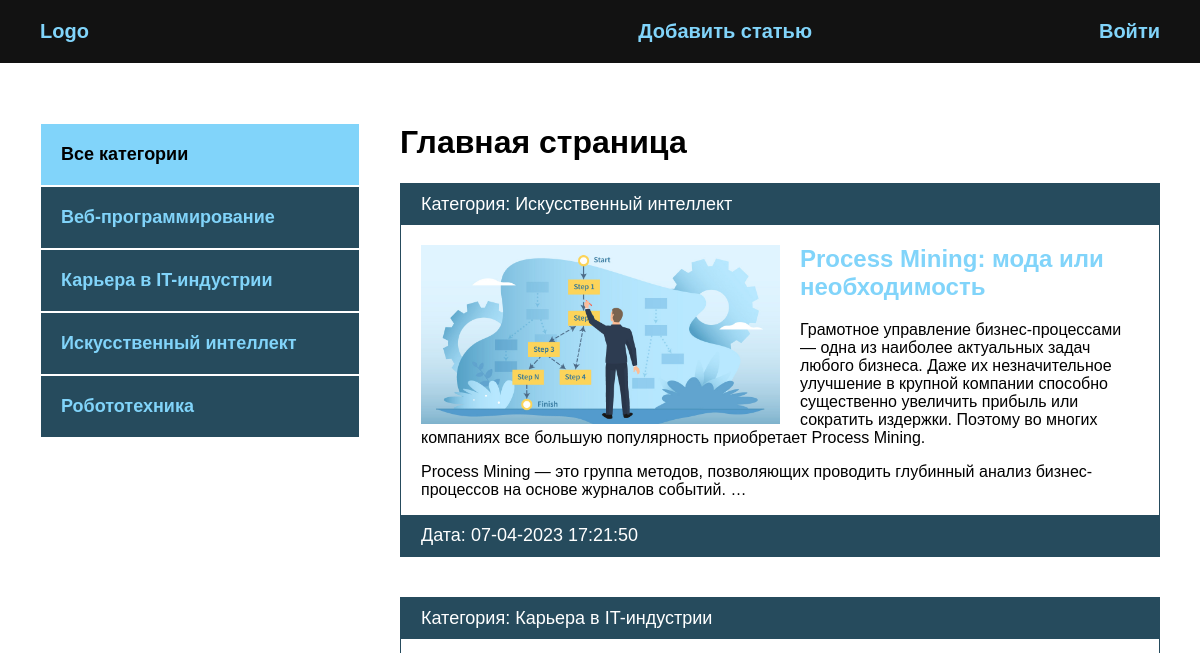
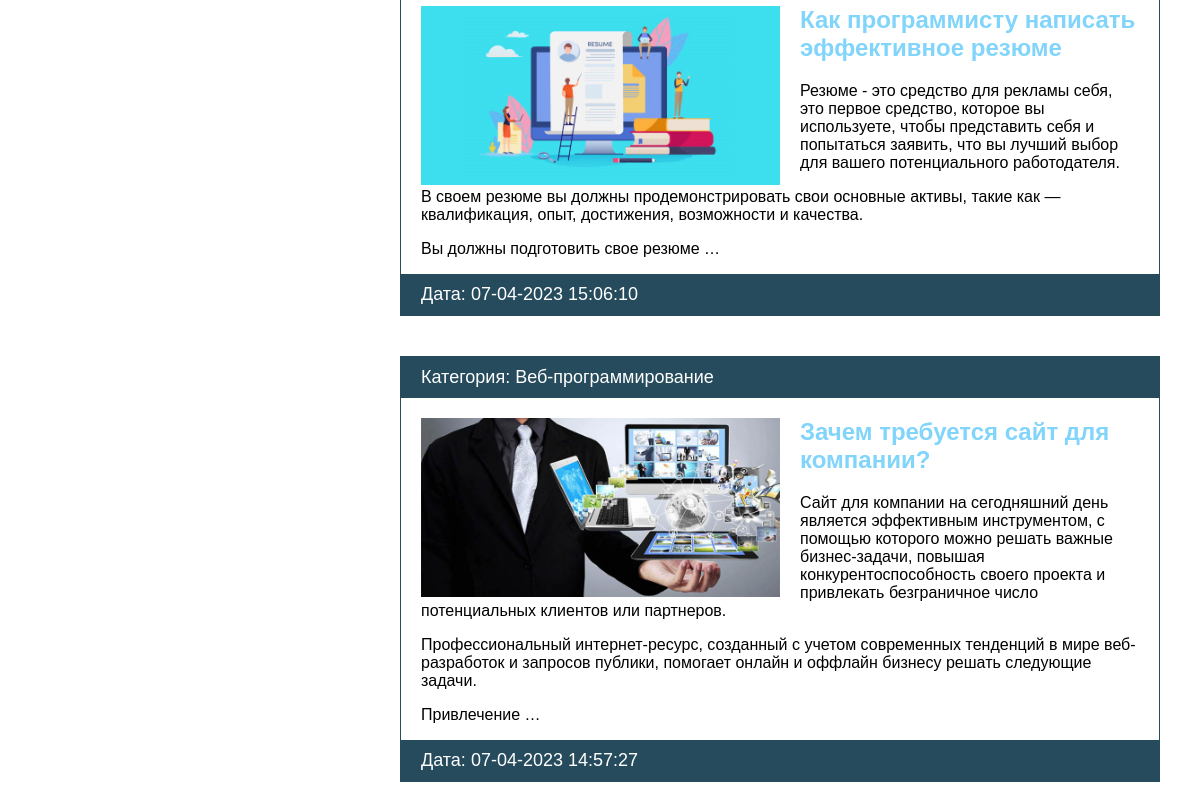
/, run on an earlier commit of the app's database (2 pictures, top to bottom).
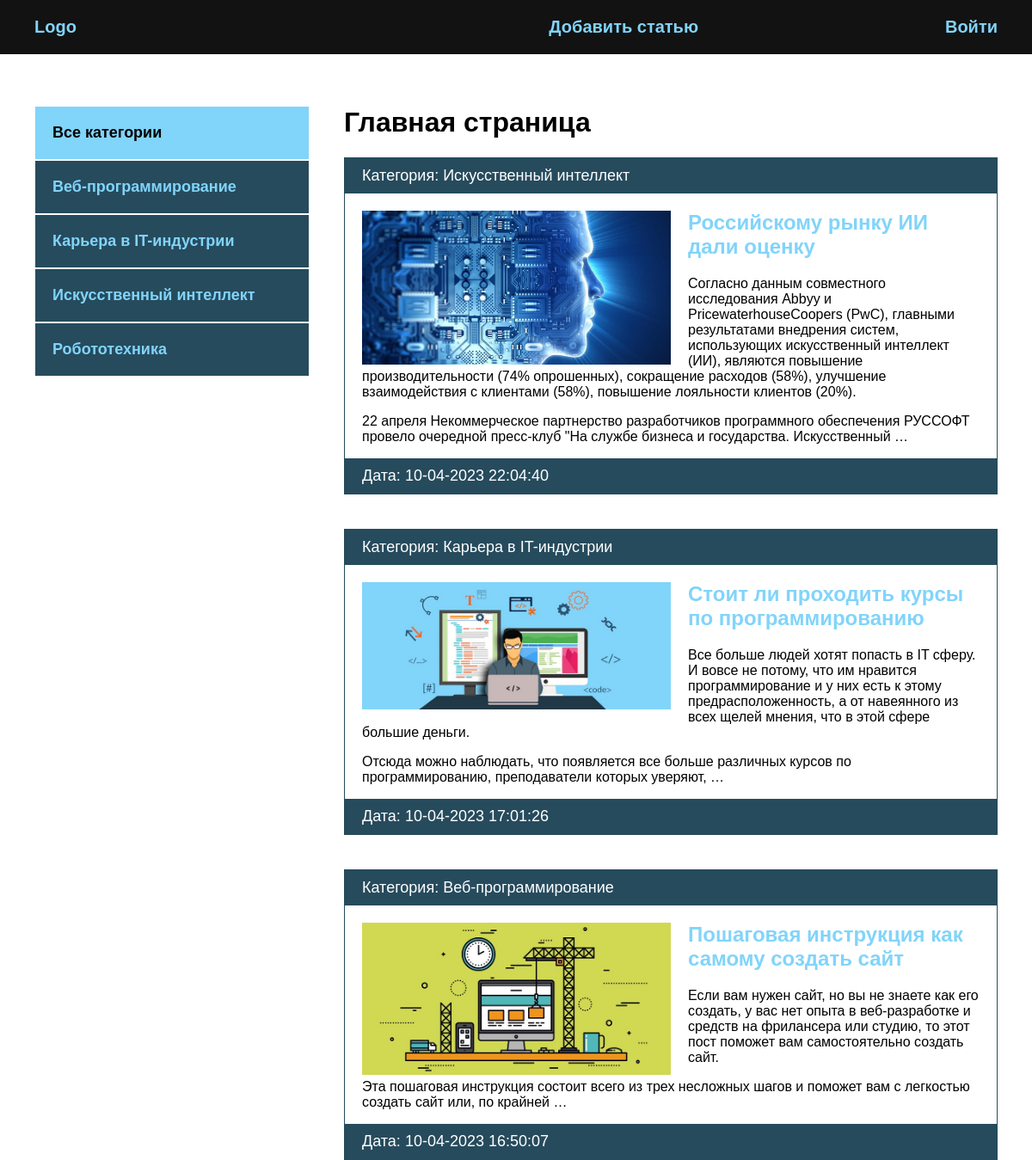
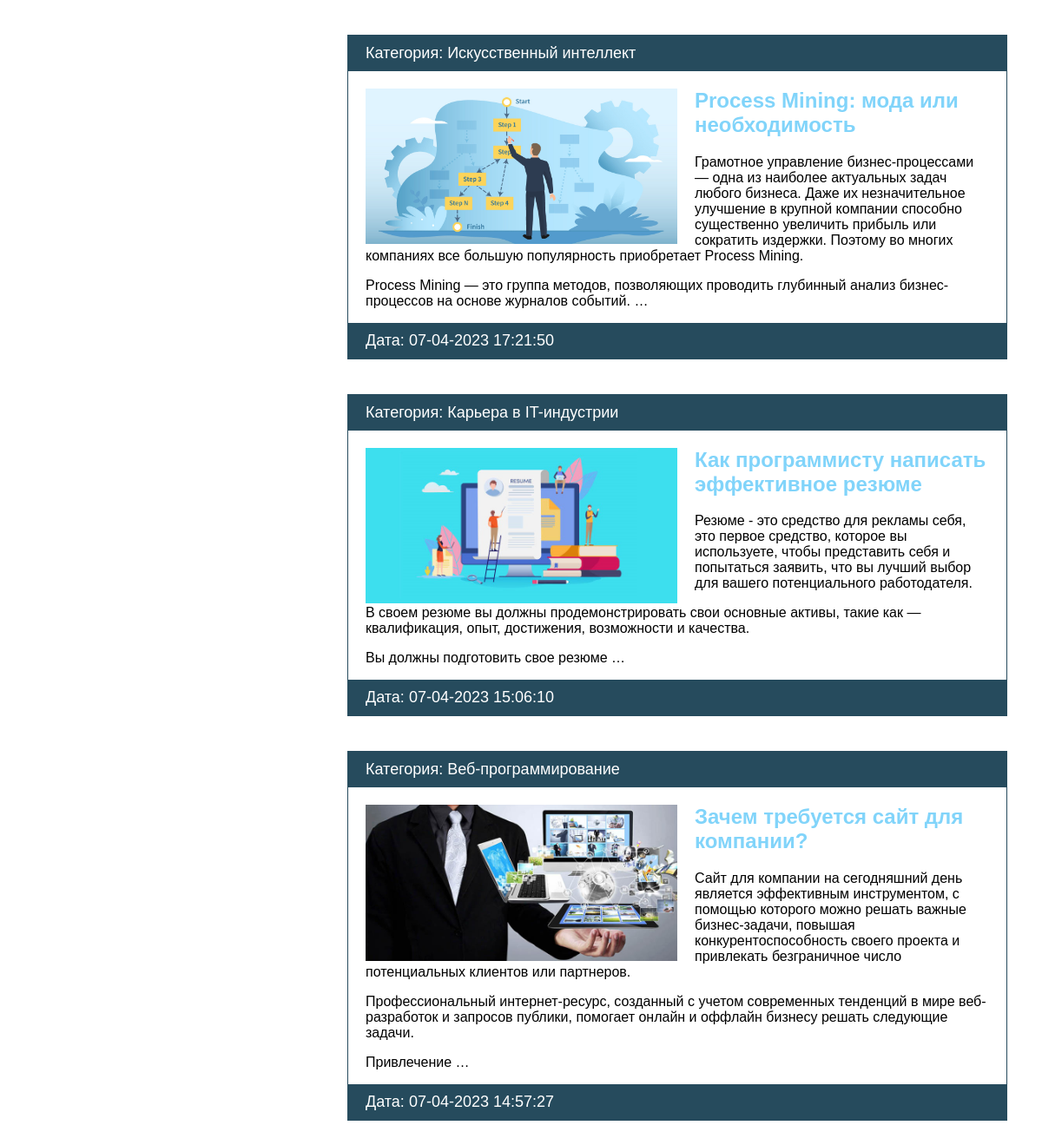
And on a later commit of the database (2 pictures, top to bottom).
### blog/models.py (models this page shows, shortened)
class Category(models.Model):
    name = models.CharField(max_length=100, verbose_name='Категория')  # название категории
    slug = models.SlugField(max_length=200, unique=True, verbose_name='URL')
    def __str__(self):
        return self.name
    class Meta:  # Это доп-й функционал кот-й мы можем дополнять к классу.
        verbose_name = 'Категория'  # verbose_name перевели элементы, которые перечисляются в единственном числе. В единственном числе.
        verbose_name_plural = 'Категории'  # Во множественном числе.

class Blog(models.Model):
    title = models.CharField(max_length=255, verbose_name='Название')  # обязательное для заполнения. verbose_name - относится к админке и отношения к БД не имеет.
    slug = models.SlugField(max_length=255, unique=True, verbose_name='URL')  # название транслитерации какой-то статьи, что-бы в адресной строке появлялось в место id если будем заходить на конкретную новость, либо запись, что бы в адресной строке прописывалось полностью название новости. Не может быть с одним и тем же названием.
    content = models.TextField(blank=True, verbose_name='Контент')  # контент статьи
    photo = models.ImageField(upload_to='photos/%Y/%m/%d', blank=True, verbose_name='Фото')  # Y-год, m - месяц, d - день
    time_created = models.DateTimeField(auto_now_add=True, verbose_name='Дата публикации')  # дата создания какой-то записи
    time_update = models.DateTimeField(auto_now=True, verbose_name='Дата обновления')  # фиксация даты обновления, будет фиксироваться автоматически, в момент когда мы будем создать какую-то запись.
    is_published = models.BooleanField(default=True, verbose_name='Опубликовано')  # может быть опубликована, может нет. По умолчанию опубликована.
    cat = models.ForeignKey('Category', on_delete=models.PROTECT, verbose_name='Категория')  # категория. Так как класс ниже, имя класса указываем в кавычках. Запрещается удалять записи из первичной модели, если она используется во вторичной, выдает исключение.
    def get_absolute_url(self):
        return reverse('post', kwargs={'post_slug': self.slug})  # post_slug - то что принимается в адресной строке, соединяем со slug из модели.
    class Meta:  # Это доп-1 функционал кот-й мы можем дополнять к классу.
        verbose_name = 'Новость'  # verbose_name перевели элементы, которые перечисляются в единственном числе. В единственном числе.
        verbose_name_plural = 'Новости'  # Во множественном числе.
        ordering = ['-time_created']  # сортировка по времени

### blog/views.py (the view)
# urls.py: path('', BlogHome.as_view(), name='index'), # as_views - привязать к маршруту. Т.е привязать текущий класс к текущему маршруту '' данного пути.
class BlogHome(DataMixin, ListView):
    model = Blog
    template_name = 'blog/index.html'  # куда будет выводиться HTML страница. template_name - как свойства в классе, они имеют определенное значение, что мы в них должны поместить. В Django есть стандартные названия шаблонов.
    context_object_name = 'posts'  # Имя объекта внутри шаблона. Специальная переменная которая будет выводить код в html шаблон. Берет данные из модели.
    def get_context_data(self, *, object_list=None, **kwargs):  # данный метод сущ-ет для любого класса который наследуется от ListView.
        context = super().get_context_data(**kwargs)  # get_context_data есть у родительского класса, получаем доступ к такому же get_context_data со всеми ключами и значениями.
        c_def = self.get_user_context(title='Главная страница')
        return dict(list(context.items()) + list(c_def.items()))
    def get_queryset(self) -> list:  # Верните список элементов для этого представления. Возвращаемое значение должно быть итеративным и может быть экземпляром QuerySet
        return Blog.objects.filter(is_published=True).select_related('cat')  # если статья опубликована. Берем из БД Blog только те записи которые будут опубликованы. select_related('cat') - связано с категорией из модели.

### blog/templatetags/blog_tags.py (called while the page is built)
@register.inclusion_tag('blog/list_categories.html')  # нужно указать что это включающий тег
def show_categories(sort=None, cat_selected=0):  # два принимаемых аргумента, они имеют значения по умолчанию. Их создали сами.
    if not sort:  # если нет сортировки
        cats = Category.objects.all()
    else:
        cats = Category.objects.order_by(sort)
    return {'cats': cats, 'cat_selected': cat_selected}  # если cat_selected заменится на другое значение, то будет оно, или по умолчанию.

### blog/utils.py (called while the page is built)
    def get_user_context(self, **kwargs):  # создадим контекст для шаблона
        context = kwargs # kwargs - в него будут приходить принимаемые аргументы
        cats = Category.objects.all()  # все категории
        context['menu'] = menu  # в конетексте у каждого пункта используется меню
        context['cats'] = cats  # к каждой статье принимается категория
        if 'cat_selected' not in context:  # если выделенная категория не находится в context
            context['cat_selected'] = 0  # категория не активная
        return context

### blog/templates/blog/index.html
{% extends 'blog/base.html' %}
{% block content %}
<h1>{{ title }}</h1>
<ul>
    {% for p in posts %}
    <li>
        <p class="first">Категория: {{ p.cat }}</p>
        <div class="text">
            {% if p.photo %}
            <img class="image" src="{{ p.photo.url }}" alt="">
            {% endif %}
            <h2>
                <a href="{{ p.get_absolute_url }}">{{ p.title }}</a>
            </h2>
            <p>{{ p.content|linebreaks|truncatewords:50 }}</p>
        </div>
        <p class="date">Дата: {{ p.time_update|date:'d-m-Y H:i:s' }}</p>
    </li>
    {% endfor %}
</ul>
{% endblock %}

### blog/templates/blog/base.html (shortened to what this page needs)
{% load static %}
{% load blog_tags %}
<!DOCTYPE html>
<html lang="en">
<head>
    <link rel="stylesheet" href="{% static 'css/style.css' %}">
</head>
<body>
    <div class="header">
        <div class="wrap">
            <ul class="mainmenu">
                <li class="logo"><a href="{% url 'index' %}">Logo</a></li>
                {% for m in menu %}
                    <li class="last"><a href="{% url m.url_name %}">{{ m.title }}</a></li>
                {% endfor %}
            </ul>
        </div>
    </div>
    <div class="content">
        <div class="wrap">
            <div class="sidebar">
                <ul>
                    {% if cat_selected == 0 %}
                    <li class="selected">Все категории</li>
                    {% else %}
                    <li><a href="{% url 'index' %}">Все категории</a></li>
                    {% endif %}
                    {% show_categories cat_selected=cat_selected %}
                </ul>
            </div>
            <div class="main">
                {% block content %}
                {% endblock %}
            </div>
        </div>
    </div>
</body>
</html>

### blog/templates/blog/list_categories.html
{% for c in cats %}
    {% if c.pk == cat_selected %}
        <li class="selected">{{ c.name }}</li>
    {% else %}
        <li><a href="{{ c.get_absolute_url }}">{{ c.name }}</a></li>
    {% endif %}
{% endfor %}

### blog/static/css/style.css (style rules this page uses)
body { margin: 0; padding: 0; background: #264b5d; font-family: Verdana, Geneva, Tahoma, sans-serif; }
.wrap { max-width: 1200px; margin: 0 auto; }
.content .wrap { background: #FFF; padding: 40px; box-sizing: border-box; display: flex; }
ul { list-style: none; margin: 0; padding: 0; }
a { color: #81d4fa; text-decoration: none; padding: 20px; }
.header { background: #121212; }
.mainmenu { display: flex; align-items: center; font-size: 20px; font-weight: bold; padding: 20px; }
.logo { flex-basis: 40%; }
.last { flex-basis: 30%; text-align: right; }
.sidebar ul { width: 320px; margin-right: 40px; margin-top: 20px; }
.sidebar a { padding: 20px; display: block; border: 1px solid #FFF; background: #264b5d; font-weight: bold; font-size: 18px; }
.selected { font-size: 18px; padding: 20px; border: 1px solid #FFF; font-weight: bold; background: #81d4fa; }
.main li { border: 1px solid #264b5d; margin-bottom: 40px; }
.first, .date { padding: 10px 20px; background: #264b5d; font-size: 18px; color: #FFF; margin: 0; }
.image { float: left; margin-right: 20px; max-width: 50%; }
.text { padding: 20px 20px 0; }
.text h2 { margin-top: 0; }
.text a { padding-left: 0; }

What changed in the data, as far as the page shows it:
added Blog: cat "Искусственный интеллект", photo (picture), title "Российскому рынку ИИ дали оценку", content "Согласно данным совместного исследования Abbyy и PricewaterhouseCoopers (PwC), главными результатами внедрения систем, использующих искусственный интеллект (ИИ), являются повышение производительности (74% опрошенных), сокращение расходов (58%), улучшение взаимодействия с клиентами (58%), повышение лояльности клиентов (20%). 22 апреля Некоммерческое партнерство разработчиков программного обеспечения РУССОФТ провело очередной пресс-клуб \"На службе бизнеса и государства. Искусственный …", time_update "10-04-2023 22:04:40"
added Blog: cat "Карьера в IT-индустрии", photo (picture), title "Стоит ли проходить курсы по программированию", content "Все больше людей хотят попасть в IT сферу. И вовсе не потому, что им нравится программирование и у них есть к этому предрасположенность, а от навеянного из всех щелей мнения, что в этой сфере большие деньги. Отсюда можно наблюдать, что появляется все больше различных курсов по программированию, преподаватели которых уверяют, …", time_update "10-04-2023 17:01:26"
added Blog: cat "Веб-программирование", photo (picture), title "Пошаговая инструкция как самому создать сайт", content "Если вам нужен сайт, но вы не знаете как его создать, у вас нет опыта в веб-разработке и средств на фрилансера или студию, то этот пост поможет вам самостоятельно создать сайт. Эта пошаговая инструкция состоит всего из трех несложных шагов и поможет вам с легкостью создать сайт или, по крайней …", time_update "10-04-2023 16:50:07"
